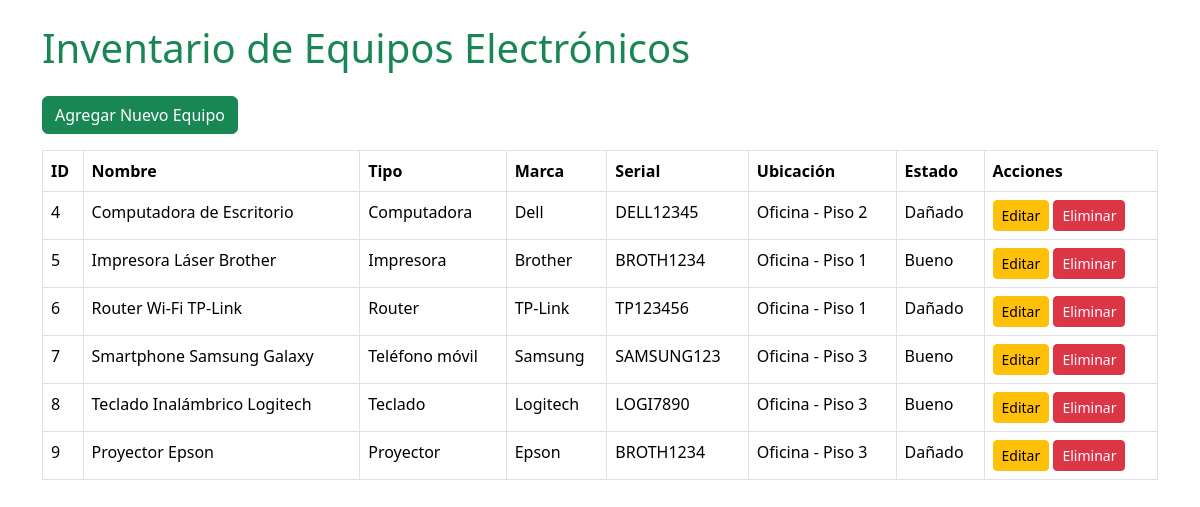
Screenshot of /proyecto/index.php with the database file from the repository.
### tables this page shows
CREATE TABLE `equipos` (
  `id` int(11) NOT NULL,
  `nombre_equipo` varchar(255) NOT NULL,
  `tipo` varchar(100) NOT NULL,
  `marca` varchar(100) NOT NULL,
  `serial` varchar(255) NOT NULL,
  `ubicacion` varchar(255) NOT NULL,
  `estado` enum('Bueno','Dañado','En Reparación') NOT NULL,
  `fecha_creacion` timestamp NOT NULL DEFAULT current_timestamp()
);

### proyecto/config/Database.php (called while the page is built, shortened)
<?php
class Database {
    private $host = 'localhost';
    private $db_name = 'inventario_equipo';
    private $username = 'root';
    private $password = '';
    public function __construct() {
        try {
            $this->conn = new PDO("mysql:host=" . $this->host . ";dbname=" . $this->db_name, $this->username, $this->password);
        } catch (PDOException $exception) {
            echo "Connection error: " . $exception->getMessage();
        }
    }
}
?>

### proyecto/models/Equipo.php (called while the page is built, shortened)
<?php
require_once 'config/Database.php';
class Equipo {
    private $conn;
    private $table_name = 'equipos';
    public function __construct() {
        $this->conn = (new Database())->conn;
    }
    public function read() {
        $query = "SELECT * FROM " . $this->table_name;
        $stmt = $this->conn->prepare($query);
        $stmt->execute();
        return $stmt;
    }
}
?>

### proyecto/index.php (the view, shortened to what this page needs)
<?php
require_once 'models/Equipo.php';
$equipo = new Equipo();
$stmt = $equipo->read();
?>
<!DOCTYPE html>
<html lang="es">
<head>
    <link href="https://cdn.jsdelivr.net/npm/bootstrap@5.3.1/dist/css/bootstrap.min.css" rel="stylesheet">
</head>
<body>
<div class="container">
    <h1 class="my-4 text-success ">Inventario de Equipos Electrónicos</h1>
    <a href="crear.php" class="btn btn-success mb-3">Agregar Nuevo Equipo</a>
    <table class="table table-bordered">
        <thead>
        <tr>
            <th>ID</th>
            <th>Nombre</th>
            <th>Tipo</th>
            <th>Marca</th>
            <th>Serial</th>
            <th>Ubicación</th>
            <th>Estado</th>
            <th>Acciones</th>
        </tr>
        </thead>
        <tbody>
        <?php while ($row = $stmt->fetch(PDO::FETCH_ASSOC)): ?>
            <tr>
                <td><?php echo $row['id']; ?></td>
                <td><?php echo $row['nombre_equipo']; ?></td>
                <td><?php echo $row['tipo']; ?></td>
                <td><?php echo $row['marca']; ?></td>
                <td><?php echo $row['serial']; ?></td>
                <td><?php echo $row['ubicacion']; ?></td>
                <td><?php echo $row['estado']; ?></td>
                <td>
                    <a href="editar.php?id=<?php echo $row['id']; ?>" class="btn btn-warning btn-sm">Editar</a>
                    <a href="#" class="btn btn-danger btn-sm" onclick="confirmarEliminacion(<?php echo $row['id']; ?>)">Eliminar</a>
                </td>
            </tr>
        <?php endwhile; ?>
        </tbody>
    </table>
</div>
</body>
</html>

### rows the page displays
equipos: id "4", nombre_equipo "Computadora de Escritorio", tipo "Computadora", marca "Dell", serial "DELL12345", ubicacion "Oficina - Piso 2", estado "Dañado"
equipos: id "5", nombre_equipo "Impresora Láser Brother", tipo "Impresora", marca "Brother", serial "BROTH1234", ubicacion "Oficina - Piso 1", estado "Bueno"
equipos: id "6", nombre_equipo "Router Wi-Fi TP-Link", tipo "Router", marca "TP-Link", serial "TP123456", ubicacion "Oficina - Piso 1", estado "Dañado"
equipos: id "7", nombre_equipo "Smartphone Samsung Galaxy", tipo "Teléfono móvil", marca "Samsung", serial "SAMSUNG123", ubicacion "Oficina - Piso 3", estado "Bueno"
equipos: id "8", nombre_equipo "Teclado Inalámbrico Logitech", tipo "Teclado", marca "Logitech", serial "LOGI7890", ubicacion "Oficina - Piso 3", estado "Bueno"
equipos: id "9", nombre_equipo "Proyector Epson", tipo "Proyector", marca "Epson", serial "BROTH1234", ubicacion "Oficina - Piso 3", estado "Dañado"
